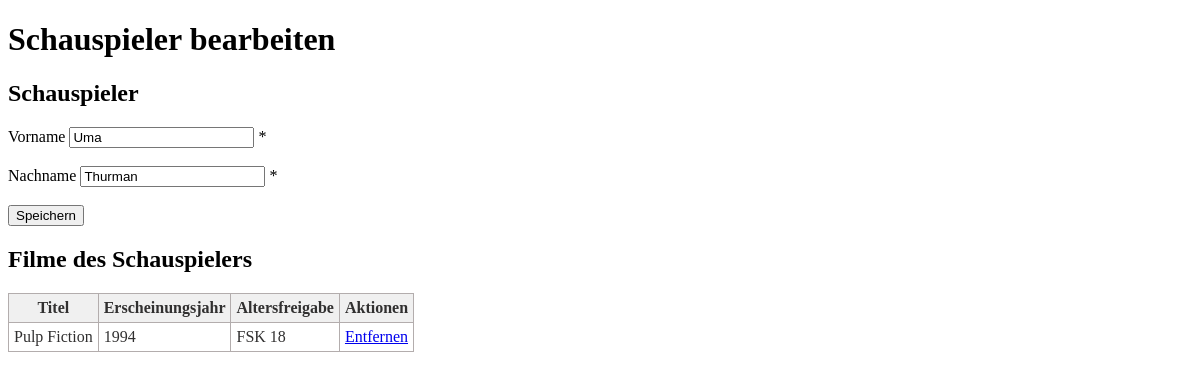
Screenshot of /edit_actor.php?id=4 with the database file from the repository.
### tables this page shows
CREATE TABLE `tbl_actors` (
  `ActorID` int(11) NOT NULL,
  `FirstName` varchar(255) DEFAULT NULL,
  `LastName` varchar(255) DEFAULT NULL
);

CREATE TABLE `tbl_films` (
  `FilmID` int(11) NOT NULL,
  `Title` varchar(255) DEFAULT NULL,
  `ReleaseYear` int(11) DEFAULT NULL,
  `FskID` int(11) DEFAULT NULL
);

CREATE TABLE `tbl_agelimit` (
  `FskID` int(11) NOT NULL,
  `AgeLimit` int(11) DEFAULT NULL
);

### actor_functions.php (called while the page is built, shortened)
<?php
require_once 'db_connect.php';
function retrieveSingleActor(int $actorId): array
{
    global $conn;
    $sql = "SELECT ActorID, FirstName, LastName FROM tbl_actors WHERE ActorID = ?";
    $stmt = $conn->prepare($sql);
    $stmt->bind_param("i", $actorId);
    $stmt->execute();
    $result = $stmt->get_result();
    return $result->fetch_assoc();
}
function retrieveFilmsByActor(int $actorId): array
{
    global $conn;
    $sql = "SELECT f.FilmID, f.Title, f.ReleaseYear, fs.AgeLimit AS AgeLimit
    FROM tbl_films f
    LEFT JOIN tbl_agelimit fs ON f.FskID = fs.FskID
    LEFT JOIN tbl_film_actor fa ON f.FilmId = fa.FilmId
    LEFT JOIN tbl_actors s ON fa.ActorID = s.ActorID
    WHERE s.ActorID = ?";
    $stmt = $conn->prepare($sql);
    $stmt->bind_param("i", $actorId);
    $stmt->execute();
    $result = $stmt->get_result();
    return $result->fetch_all(MYSQLI_ASSOC);
}

### edit_actor.php (the view, shortened to what this page needs)
<?php
require_once 'db_connect.php';
require_once 'actor_functions.php';
$actorId = $_GET["id"] ?? null;
$actorData = retrieveSingleActor($actorId);
$films = retrieveFilmsByActor($actorId);
?>
<!DOCTYPE html>
<html lang="de">
<head>
    <link rel="stylesheet" href="styles.css">
</head>
<body>
    <h1>Schauspieler bearbeiten</h1>
    <?php if ($actorData) : ?>
    <form method="post">
        <h2>Schauspieler</h2>
        <div>
            <label for="firstName">Vorname</label>
            <input type="text" id="firstName" name="firstName" value="<?= $actorData['FirstName']; ?>" required> *
        </div>
        <br>
        <div>
            <label for="lastName">Nachname</label>
            <input type="text" id="lastName" name="lastName" value="<?= $actorData['LastName']; ?>" required> *
        </div>
        <br>
        <input type="submit" value="Speichern">
    </form>
    <?php else : ?>
    echo "<p>Der Schauspieler konnte nicht gefunden werden.</p>";
    <?php endif; ?>
    <table>
        <caption style="text-align:left"><h2>Filme des Schauspielers</h2></caption>
        <tr>
            <th>Titel</th>
            <th>Erscheinungsjahr</th>
            <th>Altersfreigabe</th>
            <th>Aktionen</th>
        </tr>
        <?php foreach ($films as $film): ?>
            <tr>
                <td><?= $film['Title']; ?></td>
                <td><?= $film['ReleaseYear']; ?></td>
                <td><?= "FSK " . $film['AgeLimit']; ?></td>
                <td>
                    <a href="delete_film.php?id=<?= $film['FilmID']; ?>"
                       onclick="return confirm('Sind Sie sicher, dass Sie diesen Film löschen möchten?');">Entfernen</a>
                </td>
            </tr>
        <?php endforeach; ?>
    </table>
</body>
</html>

### styles.css (style rules this page uses)
table { border:1px solid #b3adad; border-collapse:collapse; padding:5px; }
table th { border:1px solid #b3adad; padding:5px; background: #f0f0f0; color: #313030; }
table td { border:1px solid #b3adad; text-align:left; padding:5px; background: #ffffff; color: #313030; }

### rows the page displays
tbl_actors: firstName "Uma", lastName "Thurman"
tbl_films: Title "Pulp Fiction", ReleaseYear "1994", FskID.AgeLimit "18"
